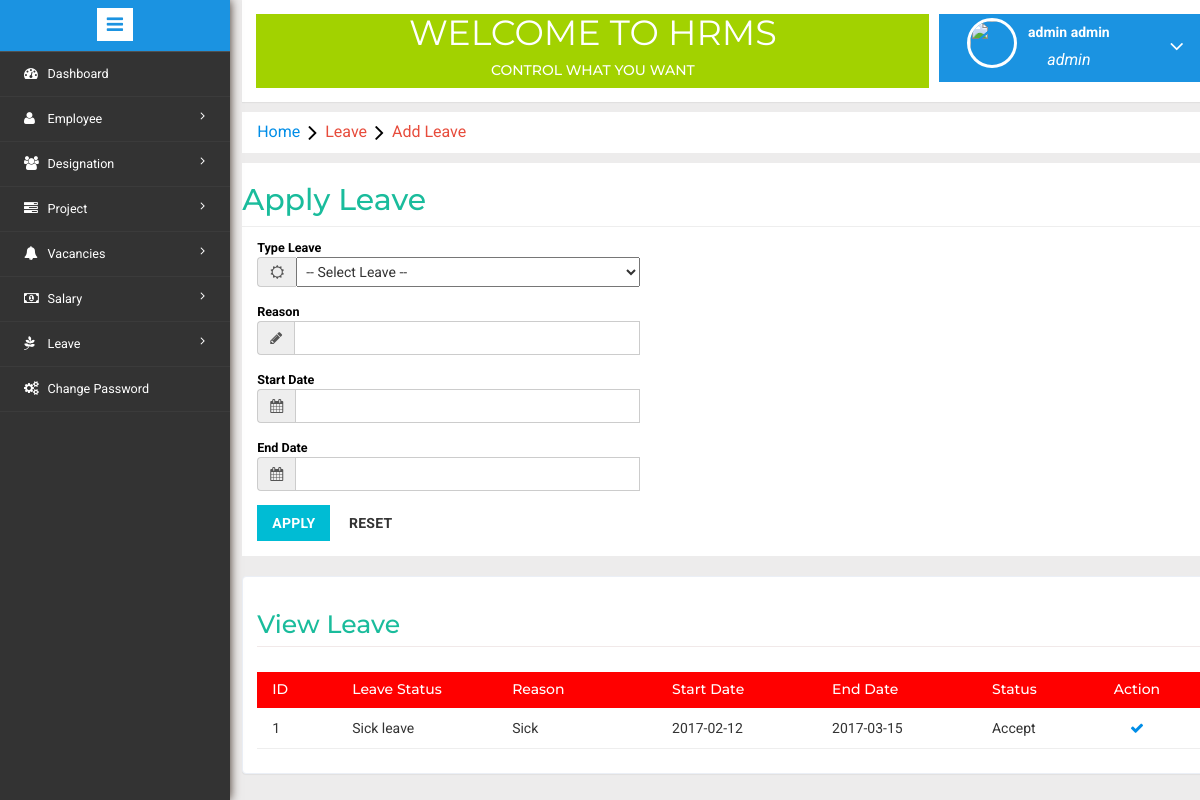
The app's page /addleave.php (signed in) with its own data.
### tables this page shows
CREATE TABLE `leavedetails` (
  `Detail_Id` bigint(20) NOT NULL,
  `EmpId` bigint(20) NOT NULL,
  `TypesLeaveId` int(10) NOT NULL,
  `Reason` varchar(500) NOT NULL,
  `StateDate` date NOT NULL,
  `EndDate` date NOT NULL,
  `LeaveStatus` varchar(50) NOT NULL
);

CREATE TABLE `type_of_leave` (
  `LeaveId` bigint(20) NOT NULL,
  `Type_of_Name` varchar(50) NOT NULL
);

### addleave.php (the view, shortened to what this page needs)
<?php include('header.php');?>
<?php
  $dbs = new database();
  $db=$dbs->connection();
  $empid = $_SESSION['User']['EmployeeId'];
  $leavedetails = mysqli_query($db,"select * from leavedetails where EmpId='$empid' ");
?>
<ol class="breadcrumb" style="margin: 10px 0px ! important;">
    <li class="breadcrumb-item"><a href="Home.php">Home</a><i class="fa fa-angle-right"></i>Leave<i class="fa fa-angle-right"></i>Add Leave</li>
</ol>
<form method="POST">
<div class="container-fluid" style="margin-bottom: 30px;margin-top: 10px; background: white;">
	<div class="row">
		<h2 style="color: #1abc9c;">Apply Leave</h2><hr>
		<div class="col-md-5 control-label">
        <label class="control-label">Type Leave</label>
        <div class="input-group">
            <span class="input-group-addon">
            <i class="fa fa-sun-o" aria-hidden="true"></i>
            </span>
           	<select name="leavestatus" title="Select Leave" style="text-transform: capitalize; " required>
           	<option value="">-- Select leave --</option>
            </select>
        </div>
        </div>
        <div class="clearfix"> </div>
    </div>
    <div class="row">
        <div class="col-md-5 control-label">
              <label class="control-label">Reason</label>
              <div class="input-group">
                  <span class="input-group-addon">
              <i class="fa fa-pencil" aria-hidden="true"></i>
              </span>
              <input type="text" name="reason" class="form-control" required="">
              </div>
            </div>
        <div class="clearfix"> </div>
    </div>
    <div class="row">
        <div class="col-md-5 control-label">
              <label class="control-label">Start Date</label>
              <div class="input-group">
                  <span class="input-group-addon">
              <i class="fa fa-calendar" aria-hidden="true"></i>
              </span>
              <input type="text" id="StartDate" title="Select First Date" name="startdate" class="form-control" required="" onkeyup="if (/\D/g.test(this.value)) this.value = this.value.replace(/\D/g,'')">
              </div>
            </div>
        <div class="clearfix"> </div>
    </div>
    <div class="row">
        <div class="col-md-5 control-label">
            <label class="control-label">End Date</label>
            <div class="input-group">
                <span class="input-group-addon">
        	    	<i class="fa fa-calendar" aria-hidden="true"></i>
            	</span>
              	<input type="text" id="EndDate" name="enddate" title="Select End Date" class="form-control" required="" onkeyup="if (/\D/g.test(this.value)) this.value = this.value.replace(/\D/g,'')">
            </div>
        </div>
        <div class="clearfix"> </div>
    </div>
    <div class="row">
    	<div class="col-md-3 form-group">
        	<button type="submit" name="Apply" title="Apply" class="btn btn-primary">Apply</button>
            <button type="reset" class="btn btn-default" title="Reset">Reset</button>
        </div>
        <div class="clearfix"> </div>
    </div>
</div>
<div class="validation-form" style="margin-bottom: 30px;margin-top: -10px; background: white; ">
	<h2>View Leave</h2>
	<div class="row" style="color: white; margin-right: 0; margin-left: 0;">
		<div style="background: red;" class="col-md-1 control-label">
           	<h5>ID</h5>
        </div>
		<div style="background: red;" class="col-md-2 control-label">
           	<h5>Leave Status</h5>
        </div>
        <div style="background: red; " class="col-md-2 control-label">
           	<h5>Reason</h5>
        </div>
        <div style="background: red;" class="col-md-2 control-label">
           	<h5>Start Date</h5>
        </div>
        <div style="background: red;" class="col-md-2 control-label">
           	<h5>End Date</h5>
        </div>
        <div style="background: red;" class="col-md-1 control-label">
           	<h5>Status</h5>
        </div>
        <div style="background: red; text-align: center;" class="col-md-2 control-label">
           	<h5>Action</h5>
        </div>
    </div>
    <?php $i=1; while($rom = mysqli_fetch_assoc($leavedetails)) {
      $typeid = $rom['TypesLeaveId'];
      $typename = mysqli_query($db,"select * from type_of_leave where LeaveId='$typeid' ");
      $typen = mysqli_fetch_assoc($typename); ?>
    <div class="row" style="margin-right: 0; margin-top: 10px; margin-left: 0;">
    	<div class="col-md-1" ><?php $i=$i; echo $i; $i++;?></div>
    	<div class="col-md-2"><?php echo ucfirst((isset($typen['Type_of_Name']))?$typen['Type_of_Name']:""); ?></div>
    	<div class="col-md-2" ><?php echo(isset($rom['Reason']))?$rom['Reason']:""; ?></div>
    	<div class="col-md-2"><?php echo(isset($rom['StateDate']))?$rom['StateDate']:""; ?></div>
    	<div class="col-md-2"><?php echo(isset($rom['EndDate']))?$rom['EndDate']:""; ?></div>
    	<div class="col-md-1"><?php echo(isset($rom['LeaveStatus']))?$rom['LeaveStatus']:""; ?></div>
      <?php if($rom['LeaveStatus'] == "Pending") {?>
    	<div class="col-md-2" style="text-align: center;"><a onclick="history.go(0)" title="Refresh"><i class="la fa fa-refresh" style="color: #050100;" aria-hidden="true"></i></a></div>
      <?php } else if($rom['LeaveStatus'] == "Accept"){ ?>
       <div class="col-md-2" style="text-align: center;"><a title="Accept"><i class="fa fa-check" aria-hidden="true"> </i></a></div>
       <?php } else {?>
       <div class="col-md-2" style="text-align: center;"><a title="Denied"><i class="fa fa-times" style="color:#E83114;" aria-hidden="true"> </i></a></div>
       <?php } ?>
    </div><hr>
     <?php }?>
</div>
</form>
<?php include('footer.php'); ?>

### records on screen
leavedetails: type_of_leave.Type_of_Name "Sick leave", Reason "Sick", StateDate "2017-02-12", EndDate "2017-03-15", LeaveStatus "Accept"

### other values on screen
$_SESSION['User']['FirstName'] "admin"
$_SESSION['User']['LastName'] "admin"
$_SESSION['role']['Name'] "admin"
